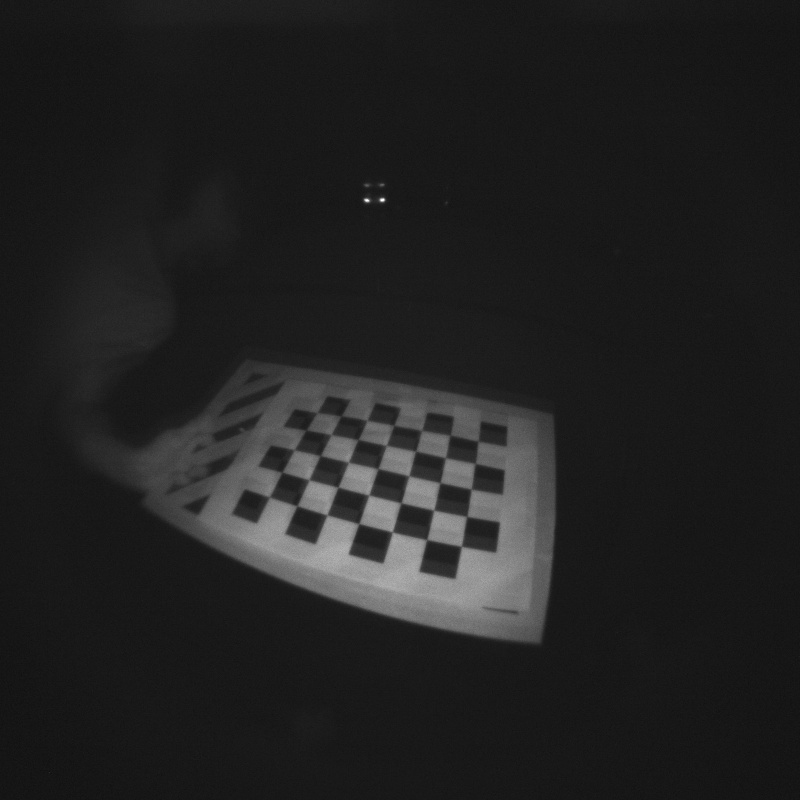
#> input picture PythonFiles/CameraFeed/Test-1.jpg, 800 x 800 px, given in place of the camera
$ python CameraAquisition.py
#> lines starting #> are read from the running program, lines starting #| are printed output that depends on the picture; after the words box and inside, x2 and y2 are one past the last pixel; in counts of white or black regions, pixels touching at a corner belong together
import time

import cv2
import numpy as np


if __name__ == '__main__':
    cap = cv2.VideoCapture(0, cv2.CAP_DSHOW)
    cap.set(cv2.CAP_PROP_SETTINGS, 1)

    startTime = time.time()
    i = 0
    while True:
        ret, frame = cap.read()
#> frame is the input picture: shape (800, 800, 3); min 13, max 255, mean 33.5

        cv2.imshow('Camera Image', frame)

        grey = cv2.cvtColor(frame, cv2.COLOR_BGR2GRAY)
        ret, threshBin = cv2.threshold(grey, 30, 255, cv2.THRESH_BINARY)
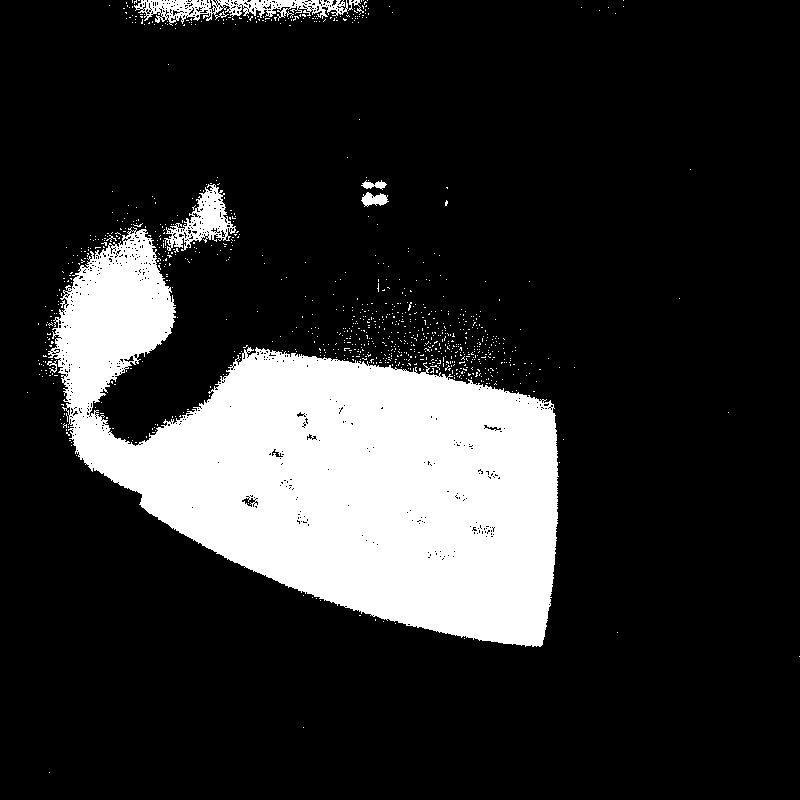
#> threshBin: shape (800, 800); 17.7% white; 954 white regions (946 under 20 px), largest, box (x1, y1, x2, y2) and area: (48, 227, 559, 647) 106266, (134, 0, 348, 26) 2494, (164, 184, 236, 251) 1887
        thresh = cv2.adaptiveThreshold(grey, 255, cv2.ADAPTIVE_THRESH_GAUSSIAN_C,
                                       cv2.THRESH_BINARY, 9, 2)
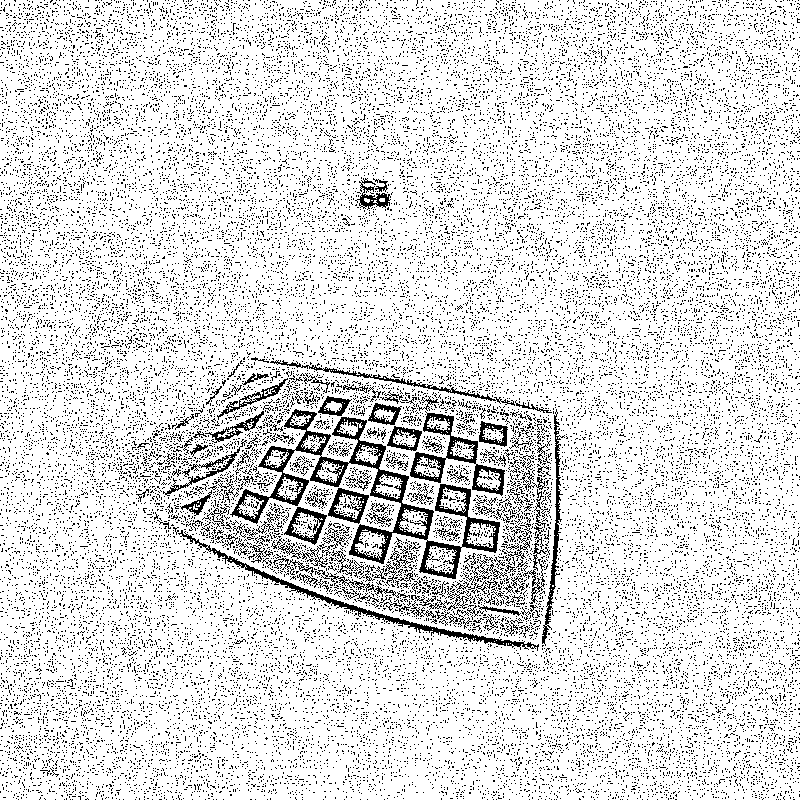
#> thresh: shape (800, 800); 86.8% white; black in thin lines or dots
        cv2.imshow('Threshold adaptive', thresh)
        cv2.imshow('Threshold binary', threshBin)

        if time.time() > startTime + 5:
            startTime = time.time()
            thresholdName = 'Graphics3/Threshold ' + str(i) + '.png'
            frameName = 'Graphics3/Frame ' + str(i) + '.png'
            cv2.imwrite(thresholdName, threshBin)
            cv2.imwrite(frameName, frame)
            i += 1

        key = cv2.waitKey(1)
#> (key Esc is pressed here)
        if key == 27:  # ESC
            break

    cv2.destroyAllWindows()

$ run again, on PythonFiles/CameraFeed/Test-10.jpg
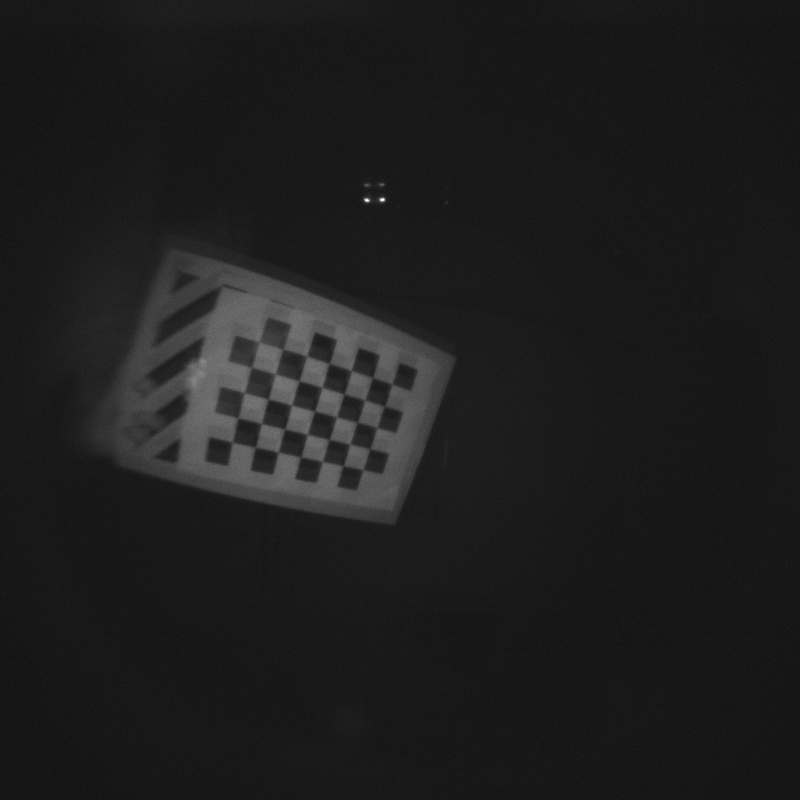
#> input picture PythonFiles/CameraFeed/Test-10.jpg, 800 x 800 px, given in place of the camera
#> frame is the input picture: shape (800, 800, 3); min 14, max 255, mean 29.4
#> `ret, threshBin = cv2.threshold(grey, 30, 255, cv2.THRESH_BINARY)`:
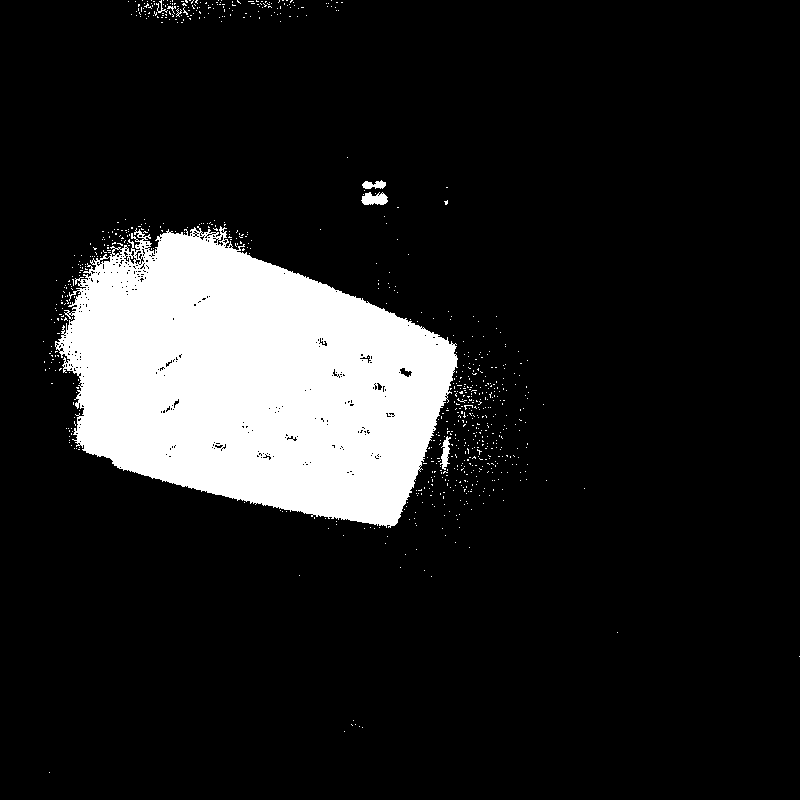
#> threshBin: shape (800, 800); 13% white; 789 white regions (782 under 20 px), largest, box (x1, y1, x2, y2) and area: (55, 226, 458, 528) 81260, (361, 192, 388, 205) 256, (440, 436, 451, 470) 186
#> `thresh = cv2.adaptiveThreshold(grey, 255, cv2.ADAPTIVE_THRESH_GAUSSIAN..`:
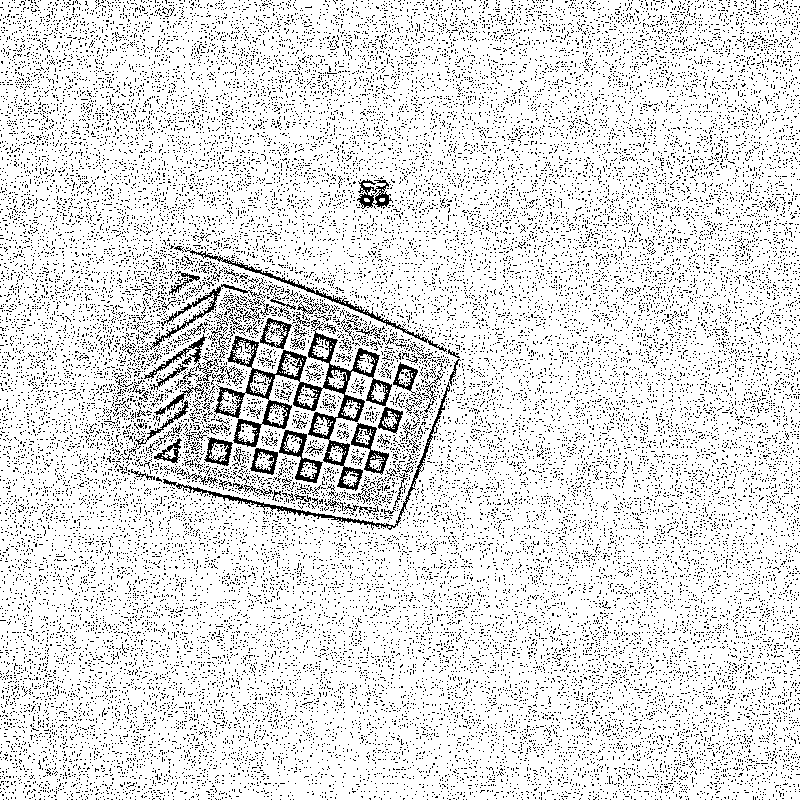
#> thresh: shape (800, 800); 87.7% white; black in thin lines or dots

$ run again, on PythonFiles/CameraFeed/Test-13.jpg
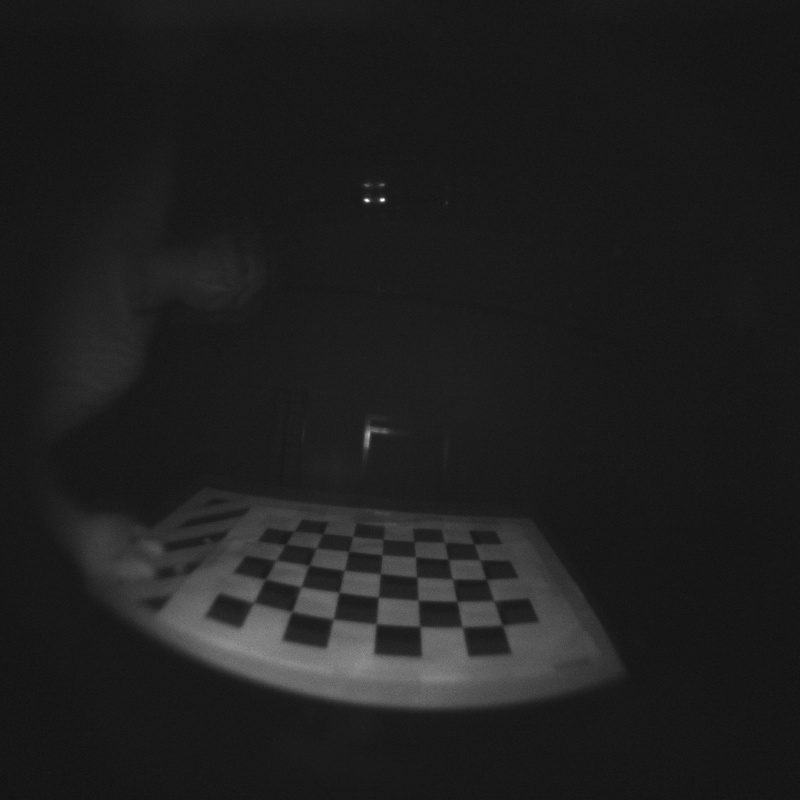
#> input picture PythonFiles/CameraFeed/Test-13.jpg, 800 x 800 px, given in place of the camera
#> frame is the input picture: shape (800, 800, 3); min 15, max 255, mean 31
#> `ret, threshBin = cv2.threshold(grey, 30, 255, cv2.THRESH_BINARY)`:
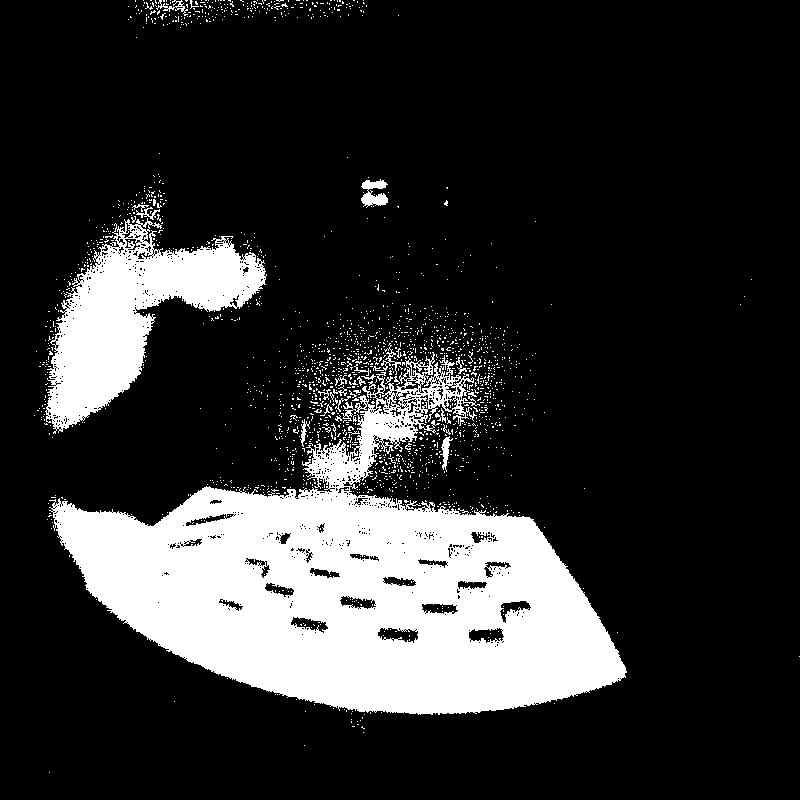
#> threshBin: shape (800, 800); 18.8% white; 1815 white regions (1780 under 20 px), largest, box (x1, y1, x2, y2) and area: (49, 352, 627, 715) 94438, (45, 218, 267, 434) 19429, (361, 179, 388, 208) 461
#> `thresh = cv2.adaptiveThreshold(grey, 255, cv2.ADAPTIVE_THRESH_GAUSSIAN..`:
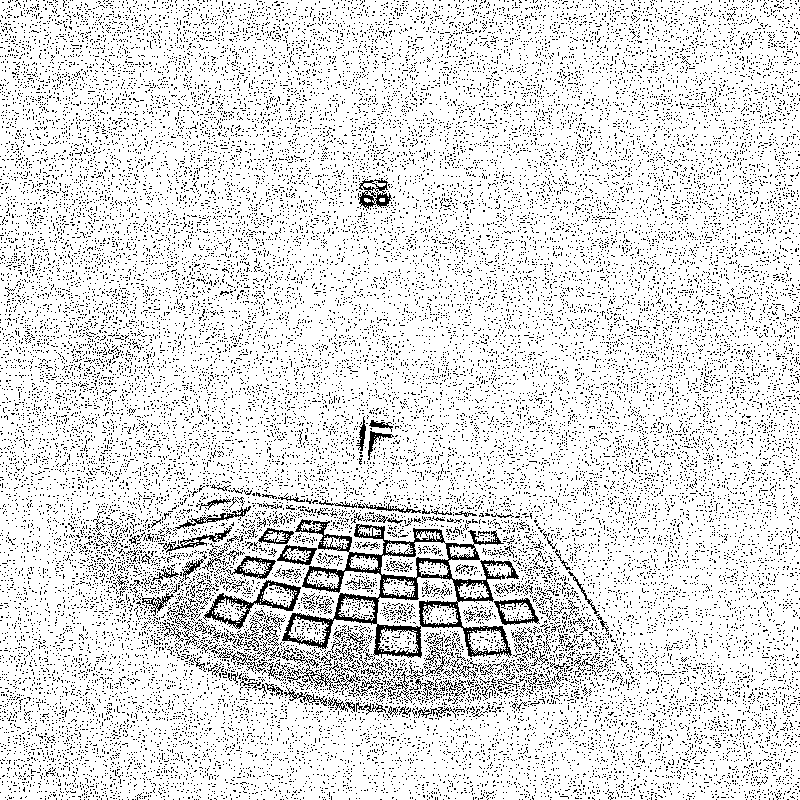
#> thresh: shape (800, 800); 87.5% white; black in thin lines or dots
